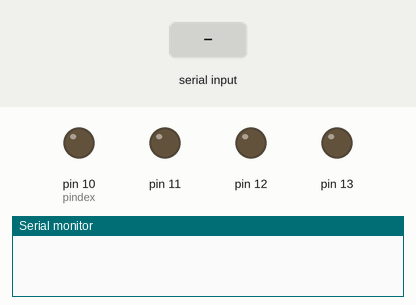
This sketch was run on a simulated Arduino Uno, built with avr-gcc and run on an emulated ATmega328P. Parts: output pins drawn as LEDs (lit = HIGH), the last lines printed to the serial monitor. The test bench sets the inputs (shaded band).

Above: at 1.2 s.
1.3 s: "90,45\n" received over Serial
At 1.9 s:
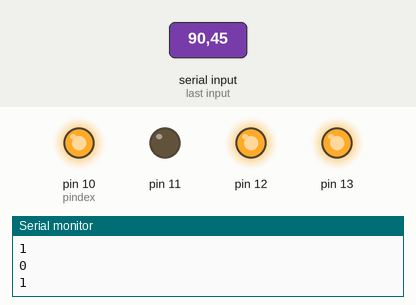
3.8 s: "30,150\n" received over Serial
At 4.6 s:
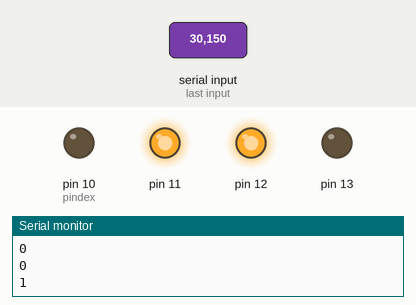
6.3 s: "5\n" received over Serial
At 6.8 s:
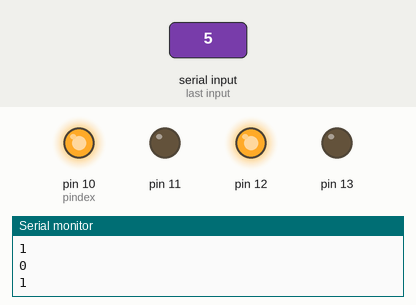
8.8 s: "200\n" received over Serial
At 9.6 s:
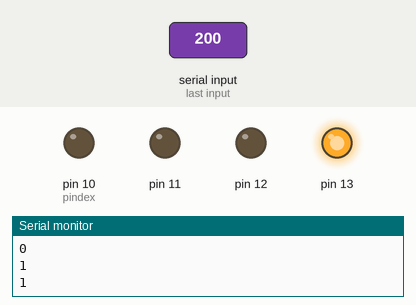
11.3 s: "1\n" received over Serial
At 11.8 s:
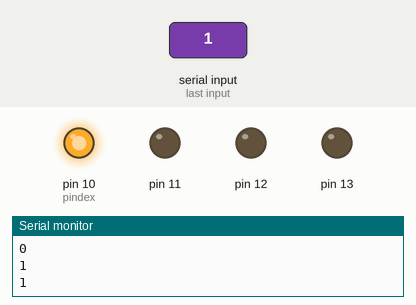
Timing chart, 0 to 14.3 s (numbered marks = the images above; inputs shaded):
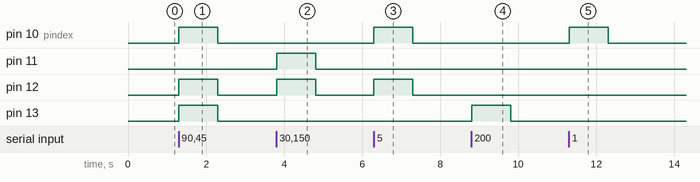

The sketch:

4bit_binary_conversor.ino
```cpp
int miNum = 0;
int value = 0;
int pindex = 10;

void setup()
{
  pinMode(13, OUTPUT);
  pinMode(12, OUTPUT);
  pinMode(11, OUTPUT);
  pinMode(10, OUTPUT);
  Serial.begin(9600);
}

void loop()
{
  if (Serial.available()>0){
    miNum = Serial.parseInt();
  	Serial.println(miNum);

    digitalWrite(10, LOW);
    digitalWrite(11, LOW);
    digitalWrite(12, LOW);
    digitalWrite(13, LOW);
    while(miNum > 0){
      value = miNum % 2;
      miNum = miNum / 2;
      if (value == 1){
      	digitalWrite(pindex, HIGH);
        pindex++;
      }else{
        digitalWrite(pindex, LOW);
        pindex++;
      }
      Serial.println(value);
    }
  }
  pindex = 10;
}
```

Measured:
- after the input at 1.3 s, pin 10 (pindex), pin 12, pin 13: LOW → HIGH at once, → LOW 1.0 s later
- after the input at 3.8 s, pin 11, pin 12: LOW → HIGH at once, → LOW 1.0 s later
- after the input at 6.3 s, pin 10 (pindex), pin 12: LOW → HIGH at once, → LOW 1.0 s later
- after the input at 8.8 s, pin 13: LOW → HIGH at once, → LOW 1.0 s later
- after the input at 11.3 s, pin 10 (pindex): LOW → HIGH at once, → LOW 1.0 s later
